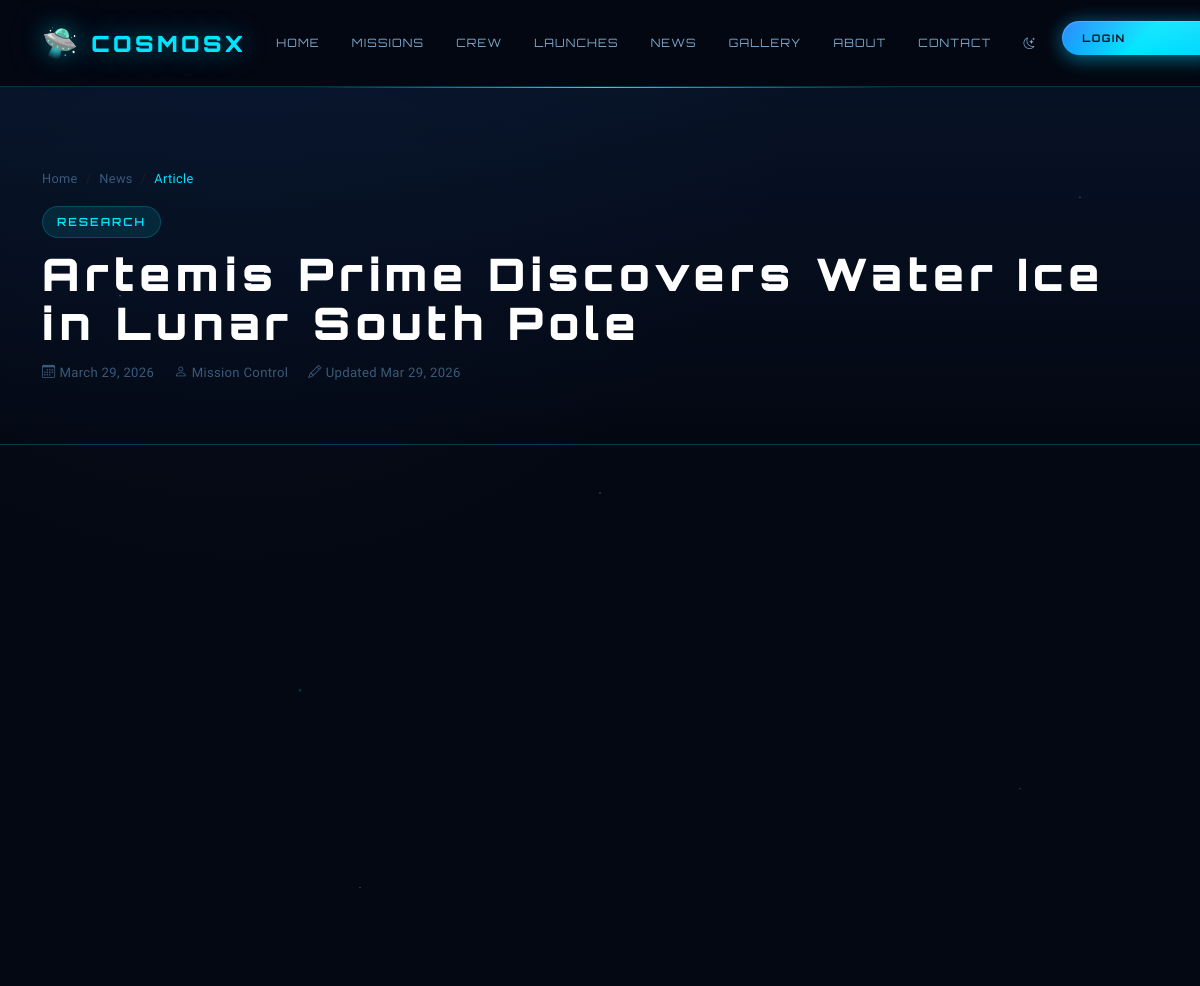
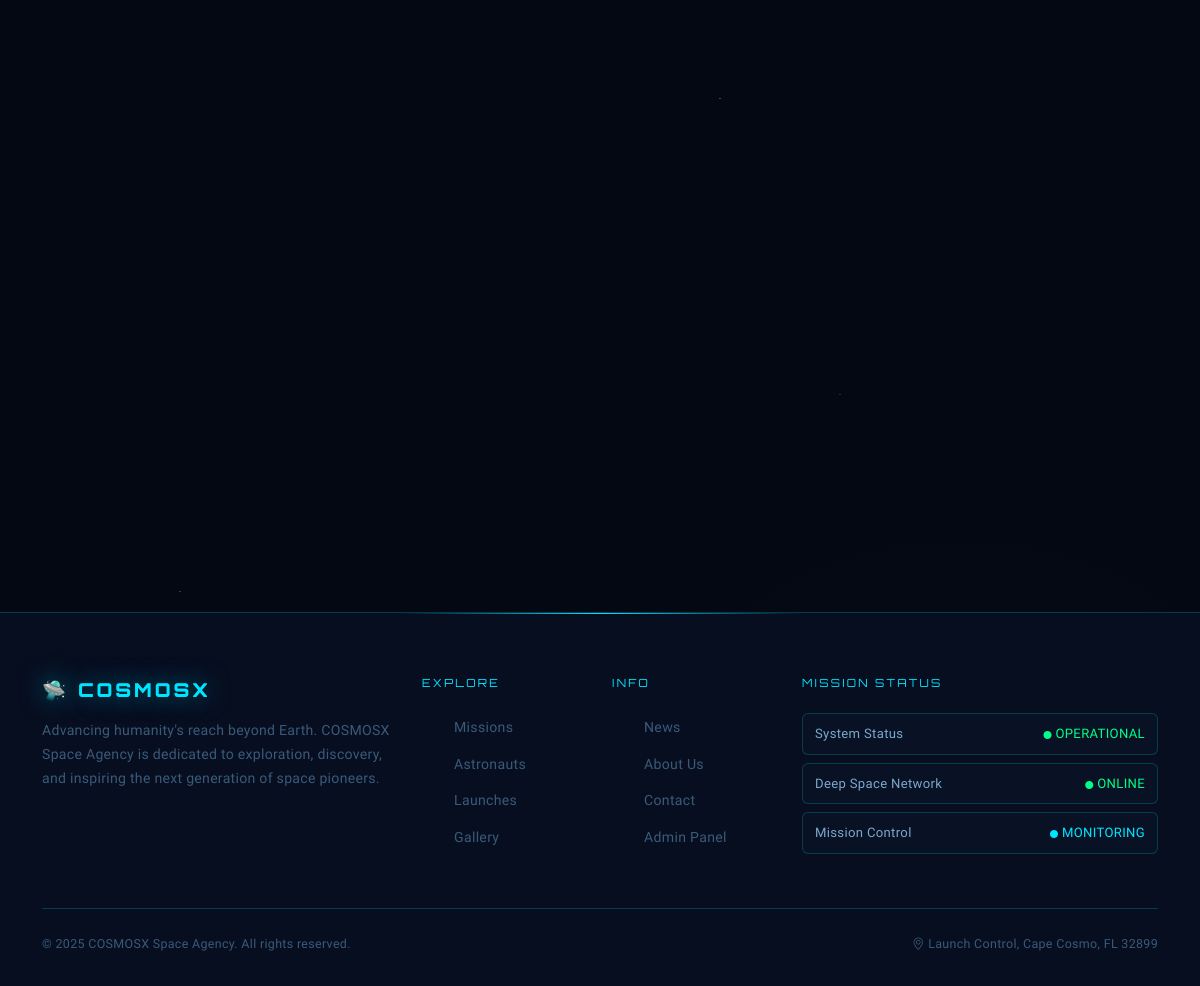
The app's page /news/artemis-prime-discovers-water-ice-in-lunar-south-pole/ with its own data (2 pictures, top to bottom).
### space_portal/models.py (models this page shows, shortened)
class NewsArticle(models.Model):
    CATEGORY_CHOICES = [
        ('mission', 'Mission Update'),
        ('research', 'Research'),
        ('technology', 'Technology'),
        ('astronaut', 'Astronaut News'),
        ('general', 'General'),
    ]
    title = models.CharField(max_length=300)
    slug = models.SlugField(unique=True)
    category = models.CharField(max_length=20, choices=CATEGORY_CHOICES, default='general')
    summary = models.TextField()
    content = models.TextField()
    author = models.ForeignKey(User, on_delete=models.SET_NULL, null=True)
    published_at = models.DateTimeField(auto_now_add=True)
    updated_at = models.DateTimeField(auto_now=True)
    is_featured = models.BooleanField(default=False)
    image_url = models.URLField(blank=True, default='')
    related_mission = models.ForeignKey(Mission, on_delete=models.SET_NULL, null=True, blank=True)
    class Meta:
        ordering = ['-published_at']

### space_portal/views.py (the view)
# urls.py: path('news/<slug:slug>/', views.news_detail, name='news_detail'),
def news_detail(request, slug):
    article = get_object_or_404(NewsArticle, slug=slug)
    related = NewsArticle.objects.filter(category=article.category).exclude(pk=article.pk)[:3]
    context = {'article': article, 'related_articles': related}
    return render(request, 'space_portal/news_detail.html', context)

### templates/space_portal/news_detail.html (shortened to what this page needs)
{% extends 'base.html' %}
{% block content %}
<div class="page-header">
  <div class="container">
    <nav aria-label="breadcrumb" style="margin-bottom:16px;">
      <ol class="breadcrumb" style="background:none;padding:0;font-size:0.8rem;">
        <li class="breadcrumb-item"><a href="{% url 'home' %}" style="color:var(--text-muted);">Home</a></li>
        <li class="breadcrumb-item"><a href="{% url 'news' %}" style="color:var(--text-muted);">News</a></li>
        <li class="breadcrumb-item active" style="color:var(--accent-cyan);">Article</li>
      </ol>
    </nav>
    <span class="card-badge" style="background:rgba(0,229,255,0.1);color:var(--accent-cyan);border:1px solid rgba(0,229,255,0.2);font-size:0.7rem;padding:5px 14px;margin-bottom:12px;display:inline-block;">
      {{ article.get_category_display }}
    </span>
    <h1 class="page-header-title" style="font-size:clamp(1.6rem,4vw,2.8rem);">{{ article.title }}</h1>
    <div style="display:flex;flex-wrap:wrap;gap:20px;margin-top:12px;font-size:0.82rem;color:var(--text-muted);">
      <span><i class="bi bi-calendar3 me-1"></i>{{ article.published_at|date:"F d, Y" }}</span>
      {% if article.author %}<span><i class="bi bi-person me-1"></i>{{ article.author.get_full_name|default:article.author.username }}</span>{% endif %}
      {% if article.updated_at %}<span><i class="bi bi-pencil me-1"></i>Updated {{ article.updated_at|date:"M d, Y" }}</span>{% endif %}
    </div>
  </div>
</div>
<section class="section-pad">
  <div class="container">
    <div class="row g-5">
      <div class="col-lg-8">
      </div>
      <div class="col-lg-4">
      </div>
    </div>
  </div>
</section>
{% endblock %}

### static/css/main.css (style rules this page uses)
:root { --space-black: #040812; --space-dark: #070e1f; --space-navy: #0a1628; --space-blue: #0d2245; --accent-cyan: #00e5ff; --accent-electric: #1a7fff; --accent-gold: #ffd700; --accent-red: #ff3d5a; --accent-green: #00ff88; --text-primary: #e8f4ff; --text-secondary: #7ca8cc; --text-muted: #3a5a7a; --border-glow: rgba(0, 229, 255, 0.2); --card-bg: rgba(10, 22, 40, 0.85); --nav-bg: rgba(4, 8, 18, 0.96); --font-display: 'Orbitron', sans-serif; --font-body: 'Exo 2', sans-serif; --glow-cyan: 0 0 25px rgba(0, 229, 255, 0.5), 0 0 75px rgba(0, 229, 255, 0.15); --glow-gold: 0 0 20px rgba(255, 215, 0, 0.4); --transition: all 0.4s cubic-bezier(0.4, 0, 0.2, 1); --light-space-black: #f8f9fa; --light-space-dark: #e9ecef; --light-space-navy: #dee2e6; --light-space-blue: #ced4da; --light-accent-cyan: #0d6efd; --light-accent-electric: #6610f2; --light-accent-gold: #fd7e14; --light-accent-red: #dc3545; --light-accent-green: #198754; --light-text-primary: #212529; --light-text-secondary: #6c757d; --light-text-muted: #adb5bd; --light-border-glow: rgba(13, 110, 253, 0.2); --light-card-bg: rgba(248, 249, 250, 0.9); --light-nav-bg: rgba(255, 255, 255, 0.95); }
*, *::before, *::after { box-sizing: border-box; margin: 0; padding: 0; }
html { scroll-behavior: smooth; }
body { background-color: var(--space-black); color: var(--text-primary); font-family: var(--font-body); font-weight: 300; line-height: 1.8; overflow-x: hidden; opacity: 0; transition: opacity 0.65s ease, background-color 0.45s ease; background-image: radial-gradient(ellipse 80% 50% at 20% 0%, rgba(26, 127, 255, 0.06) 0%, transparent 60%), radial-gradient(ellipse 60% 40% at 80% 100%, rgba(0, 229, 255, 0.04) 0%, transparent 60%); letter-spacing: 0.02em; }
body::before { content: ''; position: fixed; inset: 0; background-image: radial-gradient(1px 1px at 10% 15%, rgba(255,255,255,0.6) 0%, transparent 100%), radial-gradient(1px 1px at 30% 45%, rgba(255,255,255,0.4) 0%, transparent 100%), radial-gradient(1px 1px at 50% 25%, rgba(255,255,255,0.5) 0%, transparent 100%), radial-gradient(1px 1px at 70% 70%, rgba(255,255,255,0.3) 0%, transparent 100%), radial-gradient(1px 1px at 90% 10%, rgba(255,255,255,0.6) 0%, transparent 100%), radial-gradient(1px 1px at 15% 80%, rgba(255,255,255,0.4) 0%, transparent 100%), radial-gradient(1px 1px at 60% 55%, rgba(255,255,255,0.5) 0%, transparent 100%), radial-gradient(1px 1px at 85% 40%, rgba(255,255,255,0.3) 0%, transparent 100%), radial-gradient(2px 2px at 25% 35%, rgba(0,229,255,0.3) 0%, transparent 100%), radial-gradient(2px 2px at 75% 85%, rgba(26,127,255,0.3) 0%, transparent 100%); pointer-events: none; z-index: 0; }
section { position: relative; z-index: 1; padding: 90px 0; }
body.page-loaded { opacity: 1; }
h1, h2, h3, h4, h5, h6 { font-family: var(--font-display); color: var(--text-primary); letter-spacing: 0.08em; font-weight: 700; line-height: 1.2; margin-bottom: 1.2em; }
h1 { font-size: 3.5rem; font-weight: 900; letter-spacing: 0.12em; line-height: 1.1; }
a { color: var(--accent-cyan); text-decoration: none; transition: var(--transition); font-weight: 500; }
.card-badge { font-family: var(--font-display); font-size: 0.62rem; letter-spacing: 0.18em; padding: 4px 12px; border-radius: 20px; display: inline-block; margin-bottom: 14px; font-weight: 600; text-transform: uppercase; }
.page-header { padding: 80px 0 60px; background: linear-gradient(180deg, rgba(13, 34, 69, 0.4) 0%, transparent 100%); border-bottom: 1px solid var(--border-glow); position: relative; overflow: hidden; }
.page-header::before { content: ''; position: absolute; top: 0; left: 50%; width: 600px; height: 1px; background: linear-gradient(90deg, transparent, var(--accent-cyan), transparent); transform: translateX(-50%); }
.page-header-title { font-family: var(--font-display); font-size: clamp(2rem, 4vw, 3.5rem); font-weight: 900; color: #fff; margin-bottom: 12px; }
.section-pad { padding: 80px 0; }

### records on screen
NewsArticle: category "RESEARCH", title "Artemis Prime Discovers Water Ice in Lunar South Pole", published_at "March 29, 2026", author.get_full_name "Mission Control", updated_at "Mar 29, 2026"
